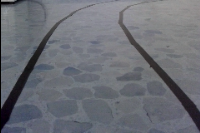
#> input picture images/roi_test.png, 200 x 133 px, found by its file name
$ python RoadImageTest.py
#> lines starting #> are read from the running program, lines starting #| are printed output that depends on the picture; after the words box and inside, x2 and y2 are one past the last pixel; in counts of white or black regions, pixels touching at a corner belong together
#> further down, img is the input picture: shape (133, 200, 3); mean B, G, R 116.9, 109.8, 107.2
### lanes/RoadImage.py
import cv2
import numpy as np

from lanes.image_debugtools import log, LOG_LEVEL_ERROR, LOG_LEVEL_WARNING

"""
Class that process & analyses a road image in
order to identify the lanes that appear in it
and to compute the offset distance that separates
the driver to the center of the lane.

The image of the road can represent any of the
following scenarios, so the class is well
prepared to fully support them:

    * Image with two lanes [RI-A]
    * Image with one one lane (either left or right) [RI-B]
    * An image without any lanes [RI-C]


The following assumptions on the image are made:

    * Lane marks are black
    * There are no other black marks in the image
    * The environment is light compared to the lanes,
    it does not need to be regular or unicolored.
    * There is enough contrast between the lane marks
    and the environment

"""

MIN_INTERLANE_PX = 30
INTERLANE_PX = 190

class RoadImage:

    def __init__(self, input_image):

        assert input_image is not None

        # Image to be analysed
        self.image = input_image

        (self.h, self.w, _) = self.image.shape
        self.bottom_center = (self.w/2, self.h)

        self.left_lane_top = None
        self.right_lane_top = None
        self.left_lane_bottom = None
        self.right_lane_bottom = None

        self.bisection_bottom = None

    ###### GETTERS #####

    # Cascade Getters that allow access to
    # every single image in our pipeline

    def get_image(self):
        # Prevent modifications in the view by making a copy
        return self.image.copy()

    def get_grayscale(self):
        return cv2.cvtColor(self.get_image(), cv2.COLOR_BGR2GRAY)

    def get_clahe(self):
        return cv2.createCLAHE(clipLimit=4.0, tileGridSize=(8,8)).apply(self.get_grayscale())
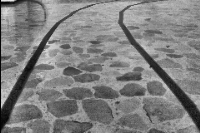
#> returned value: shape (133, 200); min 4, max 234, mean 127.8

    def get_gamma(self):
        return cv2.LUT(self.get_clahe(), np.array([((i / 255.0) ** 0.5) * 255 for i in np.arange(0, 256)]).astype("uint8"))
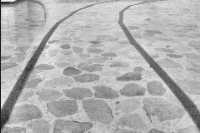
#> returned value: shape (133, 200); min 31, max 244, mean 177.2

    def get_binarized(self, binarize_threshold=120, binarize_maxval=255):
        return cv2.threshold(self.get_gamma(), binarize_threshold, binarize_maxval, cv2.THRESH_BINARY)[1]
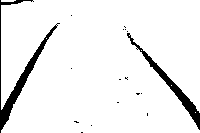
#> returned value: shape (133, 200); 93.7% white; 17 black regions (15 under 20 px), largest, box (x1, y1, x2, y2) and area: (0, 0, 60, 133) 941, (127, 33, 200, 130) 693

    def get_edged(self, canny_lower_threshold=50, canny_upper_threshold=150):
        return cv2.Canny(self.get_binarized(), canny_lower_threshold, canny_upper_threshold)
#> returned value: shape (133, 200); 2.9% white in thin lines or dots

    # This method is just for debugging purposes
    '''
    Returns an instance of the raw image in which lines
    resulting from the application of the Hough Transform
    have been drawn
    '''
    def get_hough(self, hough_rho_resolution=1, hough_thetha_resolution=np.pi/100, hough_threshold_votes=30, hough_minLineLength=5,
    hough_maxLineGap=10):
        hough_image = self.get_image().copy()

        hough_lines = cv2.HoughLinesP(self.get_edged(), hough_rho_resolution, hough_thetha_resolution,
        hough_threshold_votes, minLineLength=hough_minLineLength, maxLineGap=hough_maxLineGap)

        if hough_lines is not None:
            # Draw lines found by Hough
            for line in hough_lines:
                x1, y1, x2, y2 = line[0]
                cv2.line(hough_image, (x1, y1), (x2, y2), (255, 0, 0), 3)
        else:
            log("[RI-C] No candidate Hough Lines were found", level=LOG_LEVEL_ERROR)

        return hough_image

    ##### MAIN FUNCTIONALITY #####

    '''
    Extracts the main relevant points of a raw image. Namely:

        - Left lane (Top & Bottom points)
        - Intersection point of both lanes
        - Rigth lane (Top & Bottom points)
        - Position of the car (center of the photo)
        - Midpoint of the lane

    Returns: (Bottom point of left lane, Intersection point, Bottom point of right lane,
    Position of the car (Bottom center of the photo), Midpoint of the lane)
    '''
    def analyse(self, hough_rho_resolution=1, hough_thetha_resolution=np.pi/100, hough_threshold_votes=30, hough_minLineLength=5,
    hough_maxLineGap=10):

        log("Watch out for image size! Less pixels means Less votes")

        # ---------- STEP 1: Extract Hough lines ----------
        #
        ## In this step we identify the possible lines that appear in our image.
        ## In order to be considered as such, the algorithm goes through a voting process
        ## and each of the candidates must get enough votes to be considered a line.

        hough_lines = cv2.HoughLinesP(self.get_edged(), hough_rho_resolution, hough_thetha_resolution,
            hough_threshold_votes, minLineLength=hough_minLineLength, maxLineGap=hough_maxLineGap)
#> hough_lines = [[0, 109, 0, 0], [122, 28, 195, 106], [122, 30, 181, 102], [3, 106, 42, 40], [0, 132, 55, 24], [126, 31, 189, 98], [145, 59, 188, 111]]
#> (the rest of the program and of its run is left out)
